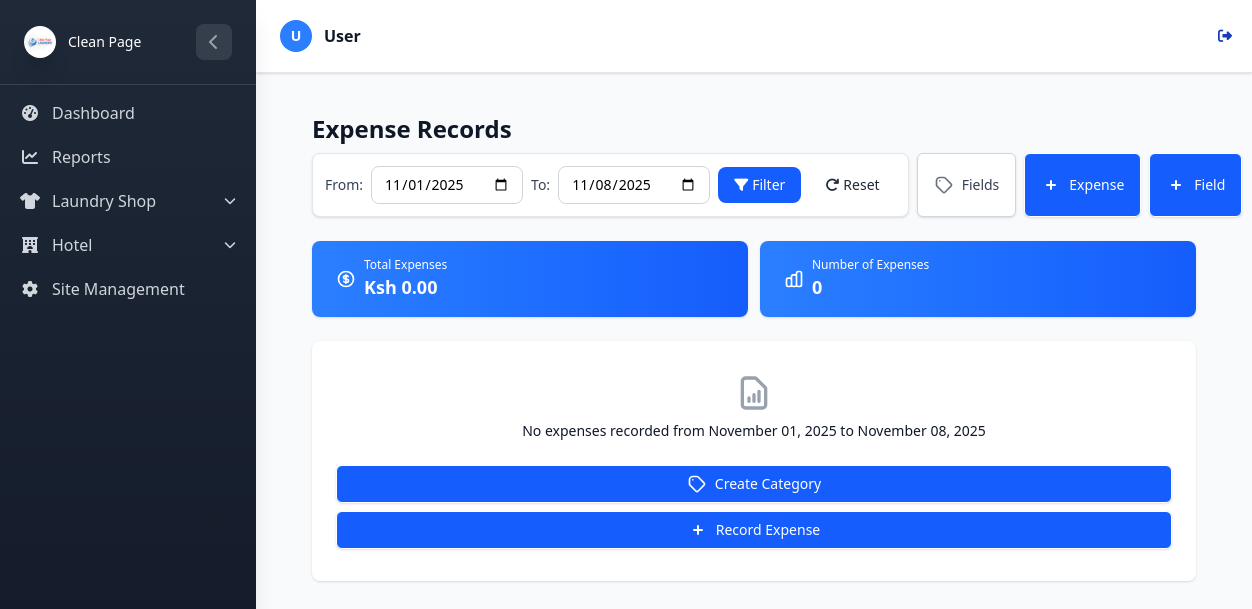
The page /Laundry/expenses/ (signed in) on the database as committed earlier.
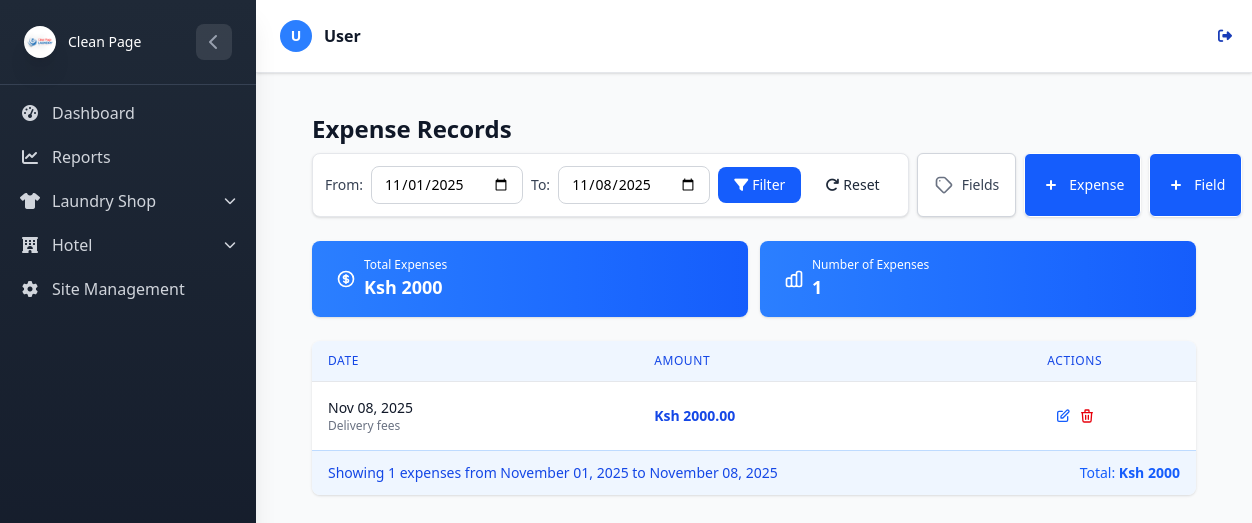
The same page on the database as committed later.
### LaundryApp/models.py (models this page shows, shortened)
class ExpenseRecord(models.Model):
    field = models.ForeignKey(
        ExpenseField, on_delete=models.CASCADE, related_name="records", db_index=True
    )
    shop = models.CharField(max_length=100, choices=Order.SHOP_CHOICE)
    amount = models.DecimalField(max_digits=10, decimal_places=2)
    date = models.DateField(auto_now_add=True, db_index=True)
    notes = models.CharField(max_length=150, null=True, blank=True)

class ExpenseField(models.Model):
    label = models.CharField(max_length=100, db_index=True)
    created_at = models.DateTimeField(auto_now_add=True)
    class Meta:
        unique_together = ('label',)  # Prevent duplicate labels

### LaundryApp/View/Expenses.py (the view)
# urls.py: path('expenses/', expense_list, name='expense_list'),
@login_required
def expense_list(request):
    start_date_str = request.GET.get('start_date')
    end_date_str = request.GET.get('end_date')
    today = timezone.now().date()
    try:
        if start_date_str:
            start_date = datetime.strptime(start_date_str, '%Y-%m-%d').date()
        else:
            start_date = today.replace(day=1)  # First day of current month
    except (ValueError, TypeError):
        start_date = today.replace(day=1)
    try:
        if end_date_str:
            end_date = datetime.strptime(end_date_str, '%Y-%m-%d').date()
        else:
            end_date = today  # Today as default end date
    except (ValueError, TypeError):
        end_date = today
    if start_date > end_date:
        start_date, end_date = end_date, start_date
    records = ExpenseRecord.objects.filter(
        date__gte=start_date,
        date__lte=end_date
    ).select_related("field").order_by("-date")
    total_amount = records.aggregate(Sum('amount'))['amount__sum'] or 0
    record_count = records.count()
    average_expense = records.aggregate(Avg('amount'))['amount__avg'] or 0
    if start_date == end_date:
        date_range_description = f"for {start_date.strftime('%B %d, %Y')}"
    else:
        date_range_description = f"from {start_date.strftime('%B %d, %Y')} to {end_date.strftime('%B %d, %Y')}"
    context = {
        "records": records,
        "total_amount": total_amount,
        "record_count": record_count,
        "average_expense": round(average_expense, 2),
        "start_date": start_date,
        "end_date": end_date,
        "date_range_description": date_range_description,
    }
    return render(request, "expenses/expense_list.html", context)

### LaundryApp/context_processors.py (called while the page is built)
def active_shop(request):
    return {
        'active_shop_name': request.session.get('active_shop_name', None)
    }

### LaundryApp/templates/expenses/expense_list.html (shortened to what the changed rows need)
{% extends "base.html" %}
{% block content %}
<div class="max-w-7xl mx-auto px-4 sm:px-6 lg:px-8 py-4 sm:py-6 lg:py-8">
    <div>
        <h1 class="text-2xl sm:text-3xl font-bold text-gray-900 mb-2">Expense Records</h1>
    </div>
    <div class="grid grid-cols-2 gap-3 sm:gap-5 mb-6 sm:mb-8">
        <div class="bg-gradient-to-r from-blue-500 to-blue-600 overflow-hidden shadow rounded-lg text-white">
            <div class="px-4 py-4 sm:p-5">
                <div class="flex items-center">
                    <div class="ml-4 flex-1 min-w-0">
                        <dl>
                            <dd class="flex items-baseline">
                                <div class="text-lg sm:text-xl font-semibold">Ksh {{ total_amount|default:"0.00" }}
                                </div>
                            </dd>
                        </dl>
                    </div>
                </div>
            </div>
        </div>
        <div class="bg-gradient-to-r from-blue-500 to-blue-600 overflow-hidden shadow rounded-lg text-white">
            <div class="px-4 py-4 sm:p-5">
                <div class="flex items-center">
                    <div class="ml-4 flex-1 min-w-0">
                        <dl>
                            <dd class="flex items-baseline">
                                <div class="text-lg sm:text-xl font-semibold">{{ record_count }}</div>
                            </dd>
                        </dl>
                    </div>
                </div>
            </div>
        </div>
    </div>
    {% if records %}
    <div class="bg-white shadow overflow-hidden rounded-lg w-full">
        <div class="overflow-x-auto w-full">
            <table class="w-full divide-y divide-gray-200">
                <thead class="bg-blue-50">
                    <tr>
                        <th scope="col"
                            class="px-4 py-3 text-left text-xs font-medium text-blue-700 uppercase tracking-wider">
                            Date
                        </th>
                        <th scope="col"
                            class="px-4 py-3 text-left text-xs font-medium text-blue-700 uppercase tracking-wider">
                            Amount
                        </th>
                        <th scope="col"
                            class="px-4 py-3 text-right text-xs font-medium text-blue-700 uppercase tracking-wider">
                            Actions
                        </th>
                    </tr>
                </thead>
                <tbody class="bg-white divide-y divide-gray-200">
                    {% for record in records %}
                    <tr class="hover:bg-blue-50 transition-colors duration-150">
                        <td class="px-4 py-4 whitespace-nowrap">
                            <div class="text-sm font-medium text-gray-900">{{ record.date|date:"M d, Y" }}</div>
                            <div class="text-xs text-gray-500 sm:hidden">{{ record.field.label }}</div>
                        </td>
                        <td class="px-4 py-4 whitespace-nowrap">
                            <div class="text-sm font-semibold text-blue-700">Ksh {{ record.amount }}</div>
                        </td>
                        <td class="px-4 py-4 whitespace-nowrap text-right text-sm font-medium">
                            <div class="flex justify-center space-x-2">
                                <a href="{% url 'laundry:edit_expense_record' record.id %}"
                                    class="text-blue-600 hover:text-blue-800 p-1 rounded-full hover:bg-blue-100 transition-colors duration-150"
                                    title="Edit">
                                </a>
                                <a href="{% url 'laundry:delete_expense_record' record.id %}"
                                    class="text-red-600 hover:text-red-800 p-1 rounded-full hover:bg-red-100 transition-colors duration-150"
                                    title="Delete">
                                </a>
                            </div>
                        </td>
                    </tr>
                    {% endfor %}
                </tbody>
            </table>
        </div>
        <div class="bg-blue-50 px-4 py-3 flex items-center justify-between border-t border-blue-200">
            <div class="text-sm text-blue-700">
                <p class="sm:hidden">Showing {{ records.count }} expenses {{ date_range_description }}</p>
            </div>
            <div class="text-sm text-blue-600">
                Total: <span class="font-semibold">Ksh {{ total_amount|default:"0.00" }}</span>
            </div>
        </div>
    </div>
    {% else %}
    <div class="bg-white overflow-hidden shadow rounded-lg">
        <div class="px-4 py-8 sm:px-6 text-center">
            <h3 class="mt-2 text-sm font-medium text-gray-900">No expenses recorded {{ date_range_description }}</h3>
            <div class="mt-6 space-y-2 sm:space-y-0 sm:space-x-3 sm:flex sm:justify-center">
                <a href="{% url 'laundry:create_expense_field' %}"
                    class="w-full sm:w-auto inline-flex items-center justify-center px-4 py-2 border border-transparent shadow-sm text-sm font-medium rounded-md text-white bg-blue-600 hover:bg-blue-700 focus:outline-none focus:ring-2 focus:ring-offset-2 focus:ring-blue-500">
                    Create Category
                </a>
                <a href="{% url 'laundry:expense_form' %}"
                    class="w-full sm:w-auto inline-flex items-center justify-center px-4 py-2 border border-transparent shadow-sm text-sm font-medium rounded-md text-white bg-blue-600 hover:bg-blue-700 focus:outline-none focus:ring-2 focus:ring-offset-2 focus:ring-blue-500">
                    <svg class="-ml-1 mr-2 h-5 w-5" xmlns="http://www.w3.org/2000/svg" viewBox="0 0 20 20"
                        fill="currentColor">
                        <path fill-rule="evenodd"
                            d="M10 5a1 1 0 011 1v3h3a1 1 0 110 2h-3v3a1 1 0 11-2 0v-3H6a1 1 0 110-2h3V6a1 1 0 011-1z"
                            clip-rule="evenodd" />
                    </svg>
                    Record Expense
                </a>
            </div>
        </div>
    </div>
    {% endif %}
</div>
{% endblock %}

Rows that differ between the two databases and show on the page:
added ExpenseRecord: date "Nov 08, 2025", field.label "Delivery fees", amount "2000.00"
Other text that changed with them:
{{ total_amount|default:"0.00" }}: "0.00" → "2000"
{{ record_count }}: "0" → "1"
{{ records.count }}: (not shown) → "1"
{{ date_range_description }}: (not shown) → "from November 01, 2025 to November 08, 2025"
{{ total_amount|default:"0.00" }}: (not shown) → "2000"
{{ date_range_description }}: "from November 01, 2025 to November 08, 2025" → (not shown)
text no longer shown: "No expenses recorded Create Category Record Expense"
text now shown: "DATE AMOUNT ACTIONS Showing expenses Total: Ksh"
